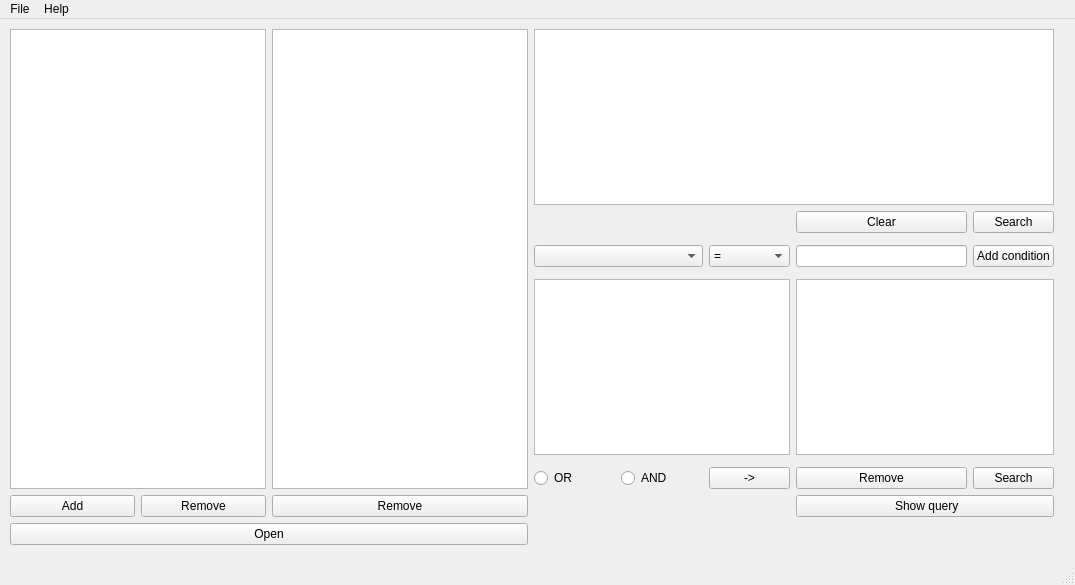
<?xml version="1.0" encoding="UTF-8"?>
<ui version="4.0">
 <class>MainWindow</class>
 <widget class="QMainWindow" name="MainWindow">
  <property name="geometry">
   <rect>
    <x>0</x>
    <y>0</y>
    <width>1075</width>
    <height>585</height>
   </rect>
  </property>
  <property name="windowTitle">
   <string>MainWindow</string>
  </property>
  <widget class="QWidget" name="centralwidget">
   <widget class="QWidget" name="layoutWidget">
    <property name="geometry">
     <rect>
      <x>10</x>
      <y>10</y>
      <width>1044</width>
      <height>516</height>
     </rect>
    </property>
    <layout class="QGridLayout" name="gridLayout">
     <item row="7" column="3">
      <widget class="QRadioButton" name="orRadioButton">
       <property name="text">
        <string>OR</string>
       </property>
      </widget>
     </item>
     <item row="3" column="7" colspan="2">
      <widget class="QPushButton" name="addConditionButton">
       <property name="text">
        <string>Add condition</string>
       </property>
      </widget>
     </item>
     <item row="8" column="1">
      <widget class="QPushButton" name="removeFromDBButton">
       <property name="text">
        <string>Remove</string>
       </property>
      </widget>
     </item>
     <item row="7" column="4">
      <widget class="QRadioButton" name="andRadioButton">
       <property name="text">
        <string>AND</string>
       </property>
      </widget>
     </item>
     <item row="1" column="7" colspan="2">
      <widget class="QPushButton" name="searchByQueryButton">
       <property name="text">
        <string>Search</string>
       </property>
      </widget>
     </item>
     <item row="7" column="5">
      <widget class="QPushButton" name="addToConditionsComboBoxButton">
       <property name="text">
        <string>-&gt;</string>
       </property>
      </widget>
     </item>
     <item row="5" column="3" colspan="3">
      <widget class="QListWidget" name="allConditionsListWidget"/>
     </item>
     <item row="0" column="2" rowspan="8">
      <widget class="QTableWidget" name="resultTableWidget"/>
     </item>
     <item row="8" column="0">
      <widget class="QPushButton" name="AddToDBButton">
       <property name="text">
        <string>Add</string>
       </property>
      </widget>
     </item>
     <item row="0" column="0" rowspan="8" colspan="2">
      <widget class="QTableWidget" name="mainTableWidget"/>
     </item>
     <item row="9" column="0" colspan="3">
      <widget class="QPushButton" name="openButton">
       <property name="text">
        <string>Open</string>
       </property>
      </widget>
     </item>
     <item row="5" column="6" colspan="3">
      <widget class="QListWidget" name="resultConditionsListWidget"/>
     </item>
     <item row="7" column="7" colspan="2">
      <widget class="QPushButton" name="searchByConditionsButton">
       <property name="text">
        <string>Search</string>
       </property>
      </widget>
     </item>
     <item row="0" column="3" colspan="6">
      <widget class="QTextEdit" name="queryTextWidget">
       <property name="html">
        <string>&lt;!DOCTYPE HTML PUBLIC &quot;-//W3C//DTD HTML 4.0//EN&quot; &quot;http://www.w3.org/TR/REC-html40/strict.dtd&quot;&gt;
&lt;html&gt;&lt;head&gt;&lt;meta name=&quot;qrichtext&quot; content=&quot;1&quot; /&gt;&lt;style type=&quot;text/css&quot;&gt;
p, li { white-space: pre-wrap; }
&lt;/style&gt;&lt;/head&gt;&lt;body style=&quot; font-family:'Ubuntu'; font-size:11pt; font-weight:400; font-style:normal;&quot;&gt;
&lt;p style=&quot;-qt-paragraph-type:empty; margin-top:0px; margin-bottom:0px; margin-left:0px; margin-right:0px; -qt-block-indent:0; text-indent:0px;&quot;&gt;&lt;br /&gt;&lt;/p&gt;&lt;/body&gt;&lt;/html&gt;</string>
       </property>
      </widget>
     </item>
     <item row="8" column="2">
      <widget class="QPushButton" name="removeFromDBButton2">
       <property name="text">
        <string>Remove</string>
       </property>
      </widget>
     </item>
     <item row="3" column="3" colspan="2">
      <widget class="QComboBox" name="selectColumnComboBox"/>
     </item>
     <item row="3" column="5">
      <widget class="QComboBox" name="selectOperatorComboBox">
       <item>
        <property name="text">
         <string>=</string>
        </property>
       </item>
       <item>
        <property name="text">
         <string>&gt;</string>
        </property>
       </item>
       <item>
        <property name="text">
         <string>&gt;=</string>
        </property>
       </item>
       <item>
        <property name="text">
         <string>&lt;</string>
        </property>
       </item>
       <item>
        <property name="text">
         <string>&lt;=</string>
        </property>
       </item>
      </widget>
     </item>
     <item row="3" column="6">
      <widget class="QLineEdit" name="selectValueLine">
       <property name="alignment">
        <set>Qt::AlignRight|Qt::AlignTrailing|Qt::AlignVCenter</set>
       </property>
      </widget>
     </item>
     <item row="7" column="6">
      <widget class="QPushButton" name="removeFromResultConditionsButton">
       <property name="text">
        <string>Remove</string>
       </property>
      </widget>
     </item>
     <item row="8" column="6" colspan="3">
      <widget class="QPushButton" name="showQueryButton">
       <property name="text">
        <string> Show query</string>
       </property>
      </widget>
     </item>
     <item row="1" column="6">
      <widget class="QPushButton" name="clearQueryTextButton">
       <property name="text">
        <string>Clear</string>
       </property>
      </widget>
     </item>
    </layout>
   </widget>
  </widget>
  <widget class="QMenuBar" name="menubar">
   <property name="geometry">
    <rect>
     <x>0</x>
     <y>0</y>
     <width>1075</width>
     <height>22</height>
    </rect>
   </property>
   <widget class="QMenu" name="menuFile">
    <property name="title">
     <string>File</string>
    </property>
    <addaction name="actionOpen"/>
    <addaction name="actionExit"/>
   </widget>
   <widget class="QMenu" name="menuHelp">
    <property name="title">
     <string>Help</string>
    </property>
    <addaction name="actionAbout"/>
   </widget>
   <addaction name="menuFile"/>
   <addaction name="menuHelp"/>
  </widget>
  <widget class="QStatusBar" name="statusbar"/>
  <action name="actionOpen">
   <property name="text">
    <string>Open</string>
   </property>
  </action>
  <action name="actionExit">
   <property name="text">
    <string>Exit</string>
   </property>
  </action>
  <action name="actionAbout">
   <property name="text">
    <string>About</string>
   </property>
  </action>
 </widget>
 <resources/>
 <connections/>
</ui>
